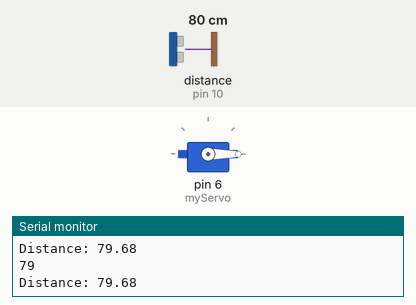
The sketch below on a simulated Arduino Uno, built with avr-gcc and run on an emulated ATmega328P. Shown: servo, the last lines printed to the serial monitor. Wiring (inferred from the names in the program): ultrasonic range finder: trigger pin 9; echo pin 10. Inputs (shaded band) come from the test bench; at power-on: distance to the obstacle (sensor on pin 10) 80 cm. The echo pulse lasts 58.3 µs per cm.

Above: at 4.2 s.
4.3 s: distance to the obstacle (sensor on pin 10) set to 27 cm
5.8 s: distance to the obstacle (sensor on pin 10) set to 24 cm
At 7.2 s:
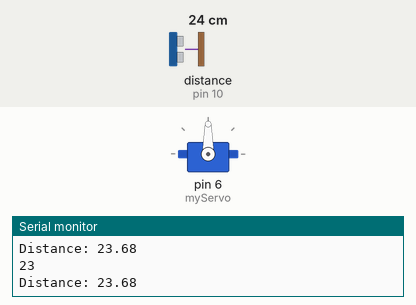
7.4 s: distance to the obstacle (sensor on pin 10) set to 35 cm
At 9.3 s:
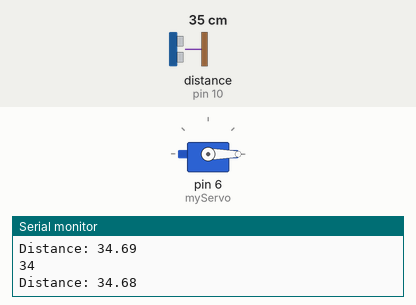
Timing chart, 0 to 10.1 s (numbered marks = the images above; inputs shaded):
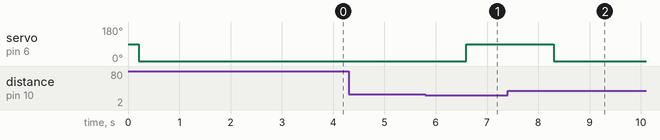

Measured:
- the behaviour switches between 26 and 25 cm on distance to the obstacle (sensor on pin 10) (found by bisection; images 0 and 1)
- after the input at 5.8 s, servo on pin 6 (myServo): 0° → 90° after 0.79 s
- after the input at 7.4 s, servo on pin 6 (myServo): 90° → 0° after 0.90 s

The sketch:

trash_bin.ino
```cpp
#include <Servo.h>

Servo myServo;
const int trigPin = 9;
const int echoPin = 10;

float duration, distance;

void setup() {
  myServo.attach(6);
  pinMode(trigPin, OUTPUT);
  pinMode(echoPin, INPUT);
  Serial.begin(9600);


}

float distanceF() {
  digitalWrite(trigPin, LOW);
  delayMicroseconds(2);
  digitalWrite(trigPin, HIGH);
  delayMicroseconds(15);
  digitalWrite(trigPin, LOW);

  duration = pulseIn(echoPin, HIGH);
  distance = (duration*.0343)/2;
  Serial.print("Distance: ");
  Serial.println(distance);
  delay(100);

  return distance;

}

void openServo() {

  long distance = distanceF();
  Serial.println(distance);

  if (distanceF() < 25) {
    myServo.write(90);
    delay(1000);
  } else {
    myServo.write(0);
  }

}

void loop() {
  openServo();
  delay(500);
}
```
